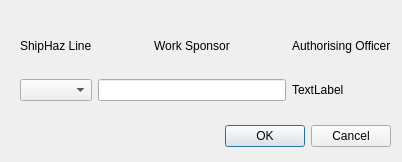
<?xml version="1.0" encoding="UTF-8"?>
<ui version="4.0">
 <class>shActivity</class>
 <widget class="QDialog" name="shActivity">
  <property name="geometry">
   <rect>
    <x>0</x>
    <y>0</y>
    <width>402</width>
    <height>162</height>
   </rect>
  </property>
  <property name="windowTitle">
   <string>New ShipHaz Activity</string>
  </property>
  <widget class="QDialogButtonBox" name="buttonBox">
   <property name="geometry">
    <rect>
     <x>50</x>
     <y>120</y>
     <width>341</width>
     <height>32</height>
    </rect>
   </property>
   <property name="orientation">
    <enum>Qt::Horizontal</enum>
   </property>
   <property name="standardButtons">
    <set>QDialogButtonBox::Cancel|QDialogButtonBox::Ok</set>
   </property>
  </widget>
  <widget class="QWidget" name="gridLayoutWidget">
   <property name="geometry">
    <rect>
     <x>20</x>
     <y>20</y>
     <width>371</width>
     <height>81</height>
    </rect>
   </property>
   <layout class="QGridLayout" name="gridLayout">
    <item row="1" column="0">
     <widget class="QComboBox" name="shLine"/>
    </item>
    <item row="1" column="1">
     <widget class="QLineEdit" name="wkSpon"/>
    </item>
    <item row="0" column="0" alignment="Qt::AlignHCenter|Qt::AlignVCenter">
     <widget class="QLabel" name="label">
      <property name="text">
       <string>ShipHaz Line</string>
      </property>
     </widget>
    </item>
    <item row="0" column="1" alignment="Qt::AlignHCenter|Qt::AlignVCenter">
     <widget class="QLabel" name="label_2">
      <property name="text">
       <string>Work Sponsor</string>
      </property>
     </widget>
    </item>
    <item row="0" column="2" alignment="Qt::AlignHCenter|Qt::AlignVCenter">
     <widget class="QLabel" name="label_3">
      <property name="text">
       <string>Authorising Officer</string>
      </property>
     </widget>
    </item>
    <item row="1" column="2">
     <widget class="QLabel" name="authOff">
      <property name="text">
       <string>TextLabel</string>
      </property>
     </widget>
    </item>
   </layout>
  </widget>
 </widget>
 <resources/>
 <connections>
  <connection>
   <sender>buttonBox</sender>
   <signal>accepted()</signal>
   <receiver>shActivity</receiver>
   <slot>accept()</slot>
   <hints>
    <hint type="sourcelabel">
     <x>248</x>
     <y>254</y>
    </hint>
    <hint type="destinationlabel">
     <x>157</x>
     <y>274</y>
    </hint>
   </hints>
  </connection>
  <connection>
   <sender>buttonBox</sender>
   <signal>rejected()</signal>
   <receiver>shActivity</receiver>
   <slot>reject()</slot>
   <hints>
    <hint type="sourcelabel">
     <x>316</x>
     <y>260</y>
    </hint>
    <hint type="destinationlabel">
     <x>286</x>
     <y>274</y>
    </hint>
   </hints>
  </connection>
 </connections>
</ui>
